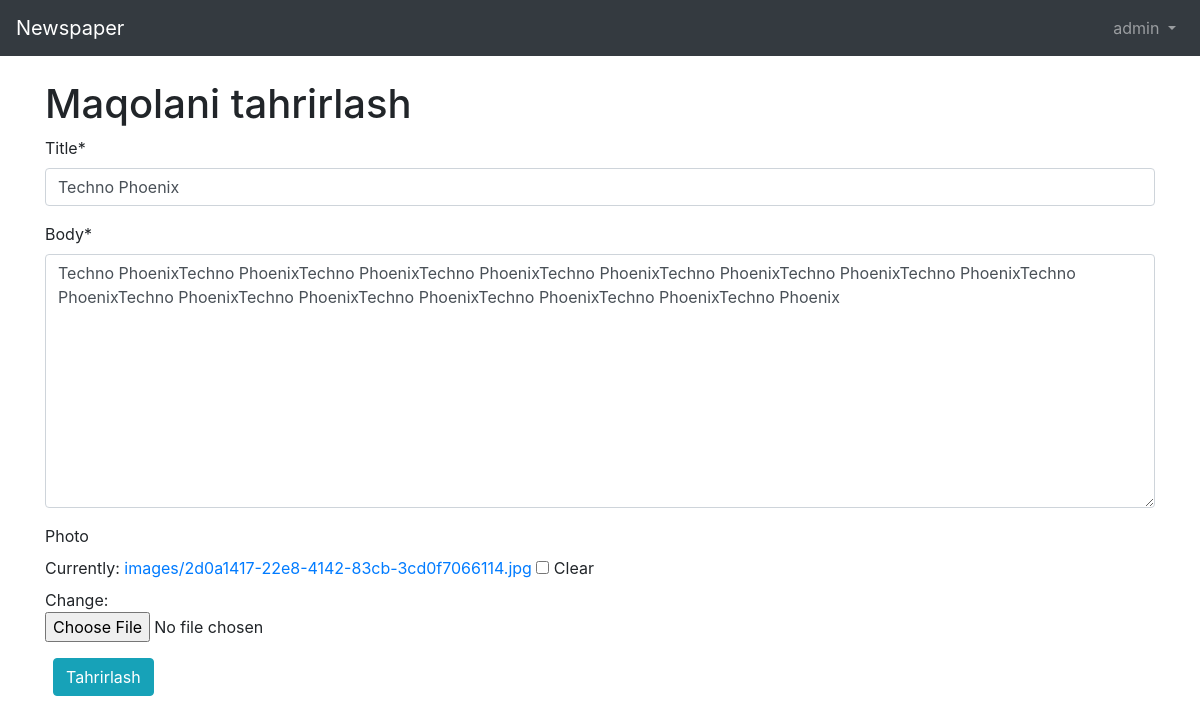
Page /articles/6/edit/ (signed in) on the committed database.
### users/models.py (models this page shows)
class CustomUser(AbstractUser):
    age = models.PositiveIntegerField(null=True,blank=True)
    address =models.CharField(max_length=200)
    job = models.CharField(max_length=50)

### articles/models.py (models this page shows, shortened)
class Article(models.Model):
    title = models.CharField(max_length=255)
    body = models.TextField()
    photo = models.ImageField(upload_to='images/', blank=True)
    data = models.DateTimeField(auto_now_add=True)
    author = models.ForeignKey(
        get_user_model(),
        on_delete=models.CASCADE,
    )

### articles/views.py (the view)
# urls.py: path('<int:pk>/edit/', ArticleUpdateView.as_view(), name='article_edit'),
class ArticleUpdateView(LoginRequiredMixin, UserPassesTestMixin, UpdateView):
    model = Article
    fields = ('title', 'body', 'photo')
    template_name = 'article_edit.html'
    login_url = 'login'
    def test_func(self):
        obj=self.get_object()
        return obj.author==self.request.user

### templates/article_edit.html
{% extends 'base.html' %}
{% load crispy_forms_tags %}
{% block content %}
<h1>Maqolani tahrirlash</h1>
<form method="post" enctype="multipart/form-data">{% csrf_token %}
    {{ form|crispy }}
    <button type="submit" class="btn btn-info ml-2">Tahrirlash</button>
</form>
{% endblock content %}

### templates/base.html (shortened to what this page needs)
<!DOCTYPE html>
<html lang="en">
<head>
    <link rel="stylesheet" href="https://maxcdn.bootstrapcdn.com/bootstrap/4.0.0/css/bootstrap.min.css">
</head>
<body>
<nav class="navbar navbar-expand-md navbar-dark bg-dark mb-4">
<a class="navbar-brand" href="{% url 'home' %}">Newspaper</a>
<div class="collapse navbar-collapse" id="navbarCollapse">
{% if user.is_authenticated %}
<ul class="navbar-nav ml-auto">
<li class="nav-item">
<a class="nav-link dropdown-toggle" href="#" id="userMenu"
data-toggle="dropdown" aria-haspopup="true"
aria-expanded="false">
{{ user.username }}
</a>
</li>
</ul>
{% endif %}
</div>
</nav>
<div class="container">
{% block content %}
{% endblock content %}
</div>
</body>
</html>

### rows in the picture
CustomUser: username "admin"
Article: title "Techno Phoenix", body "Techno PhoenixTechno PhoenixTechno PhoenixTechno PhoenixTechno PhoenixTechno PhoenixTechno PhoenixTechno PhoenixTechno PhoenixTechno PhoenixTechno PhoenixTechno PhoenixTechno PhoenixTechno PhoenixTechno Phoenix"
